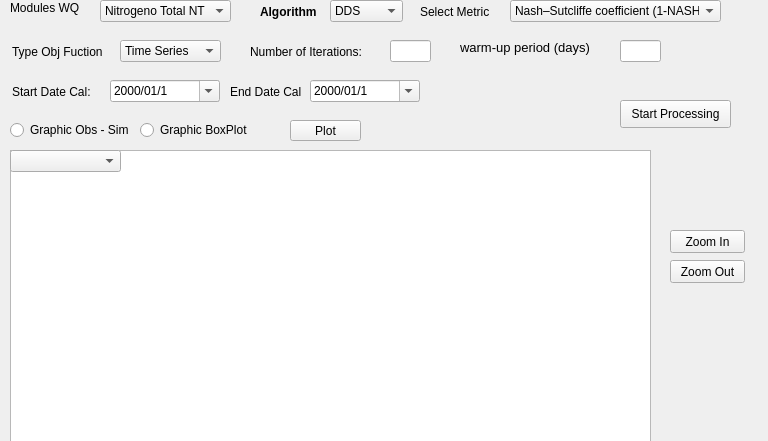
            <widget class="QWidget" name="Step5">
             <property name="geometry">
              <rect>
               <x>0</x>
               <y>0</y>
               <width>768</width>
               <height>441</height>
              </rect>
             </property>
             <attribute name="label">
              <string>Step 5 - Water Quality Calibration</string>
             </attribute>
             <widget class="QLabel" name="label_52">
              <property name="geometry">
               <rect>
                <x>260</x>
                <y>4</y>
                <width>61</width>
                <height>16</height>
               </rect>
              </property>
              <property name="text">
               <string>&lt;html&gt;&lt;head/&gt;&lt;body&gt;&lt;p&gt;&lt;span style=&quot; font-size:9pt; font-weight:600;&quot;&gt;Algorithm&lt;/span&gt;&lt;/p&gt;&lt;/body&gt;&lt;/html&gt;</string>
              </property>
             </widget>
             <widget class="QPushButton" name="Plot_G_WQ">
              <property name="geometry">
               <rect>
                <x>290</x>
                <y>120</y>
                <width>71</width>
                <height>21</height>
               </rect>
              </property>
              <property name="text">
               <string>Plot</string>
              </property>
             </widget>
             <widget class="QPushButton" name="zoom_out_button_WQ">
              <property name="geometry">
               <rect>
                <x>670</x>
                <y>260</y>
                <width>75</width>
                <height>23</height>
               </rect>
              </property>
              <property name="text">
               <string>Zoom Out</string>
              </property>
             </widget>
             <widget class="QDateEdit" name="end_date_WQ">
              <property name="geometry">
               <rect>
                <x>310</x>
                <y>80</y>
                <width>110</width>
                <height>22</height>
               </rect>
              </property>
              <property name="currentSection">
               <enum>QDateTimeEdit::YearSection</enum>
              </property>
              <property name="displayFormat">
               <string>yyyy/MM/d</string>
              </property>
              <property name="calendarPopup">
               <bool>true</bool>
              </property>
              <property name="timeSpec">
               <enum>Qt::LocalTime</enum>
              </property>
             </widget>
             <widget class="QDateEdit" name="start_date_WQ">
              <property name="geometry">
               <rect>
                <x>110</x>
                <y>80</y>
                <width>110</width>
                <height>22</height>
               </rect>
              </property>
              <property name="currentSection">
               <enum>QDateTimeEdit::YearSection</enum>
              </property>
              <property name="displayFormat">
               <string>yyyy/MM/d</string>
              </property>
              <property name="calendarPopup">
               <bool>true</bool>
              </property>
              <property name="timeSpec">
               <enum>Qt::LocalTime</enum>
              </property>
             </widget>
             <widget class="QLabel" name="label_126">
              <property name="geometry">
               <rect>
                <x>250</x>
                <y>44</y>
                <width>181</width>
                <height>16</height>
               </rect>
              </property>
              <property name="text">
               <string>&lt;html&gt;&lt;head/&gt;&lt;body&gt;&lt;p&gt;&lt;span style=&quot; font-size:9pt;&quot;&gt;Number of Iterations:&lt;/span&gt;&lt;/p&gt;&lt;/body&gt;&lt;/html&gt;</string>
              </property>
             </widget>
             <widget class="QPushButton" name="Next_Step_5">
              <property name="geometry">
               <rect>
                <x>630</x>
                <y>480</y>
                <width>101</width>
                <height>21</height>
               </rect>
              </property>
              <property name="text">
               <string>Next</string>
              </property>
             </widget>
             <widget class="QComboBox" name="Algorithm_WQ">
              <property name="geometry">
               <rect>
                <x>330</x>
                <y>0</y>
                <width>73</width>
                <height>22</height>
               </rect>
              </property>
              <item>
               <property name="text">
                <string>DDS</string>
               </property>
              </item>
              <item>
               <property name="text">
                <string>LHS</string>
               </property>
              </item>
              <item>
               <property name="text">
                <string>SCE</string>
               </property>
              </item>
             </widget>
             <widget class="QRadioButton" name="Plot_sim_obs_WQ">
              <property name="geometry">
               <rect>
                <x>10</x>
                <y>120</y>
                <width>141</width>
                <height>20</height>
               </rect>
              </property>
              <property name="text">
               <string>Graphic Obs - Sim</string>
              </property>
             </widget>
             <widget class="QGraphicsView" name="graphicsView_WQ">
              <property name="geometry">
               <rect>
                <x>10</x>
                <y>150</y>
                <width>641</width>
                <height>301</height>
               </rect>
              </property>
             </widget>
             <widget class="QPlainTextEdit" name="Peformance_WQ">
              <property name="geometry">
               <rect>
                <x>130</x>
                <y>462</y>
                <width>191</width>
                <height>31</height>
               </rect>
              </property>
             </widget>
             <widget class="QLabel" name="label_53">
              <property name="geometry">
               <rect>
                <x>12</x>
                <y>44</y>
                <width>121</width>
                <height>16</height>
               </rect>
              </property>
              <property name="text">
               <string>&lt;html&gt;&lt;head/&gt;&lt;body&gt;&lt;p&gt;&lt;span style=&quot; font-size:9pt;&quot;&gt;Type Obj Fuction&lt;/span&gt;&lt;/p&gt;&lt;/body&gt;&lt;/html&gt;</string>
              </property>
             </widget>
             <widget class="QComboBox" name="Metricas_WQ">
              <property name="geometry">
               <rect>
                <x>510</x>
                <y>0</y>
                <width>211</width>
                <height>22</height>
               </rect>
              </property>
              <item>
               <property name="text">
                <string>Nash–Sutcliffe coefficient (1-NASH)</string>
               </property>
              </item>
              <item>
               <property name="text">
                <string>Index of agreement</string>
               </property>
              </item>
              <item>
               <property name="text">
                <string>Normalized absolute error</string>
               </property>
              </item>
              <item>
               <property name="text">
                <string>Correlation Coefficient</string>
               </property>
              </item>
              <item>
               <property name="text">
                <string>Coefficient of Determination</string>
               </property>
              </item>
              <item>
               <property name="text">
                <string>Mean Squared Error</string>
               </property>
              </item>
              <item>
               <property name="text">
                <string>Root Mean Squared Error</string>
               </property>
              </item>
              <item>
               <property name="text">
                <string>Mean Absolute Error</string>
               </property>
              </item>
              <item>
               <property name="text">
                <string>Relative Root Mean Squared Error</string>
               </property>
              </item>
              <item>
               <property name="text">
                <string>Composite function (NASH - IA - EAN)</string>
               </property>
              </item>
             </widget>
             <widget class="QLabel" name="label_21">
              <property name="geometry">
               <rect>
                <x>12</x>
                <y>84</y>
                <width>141</width>
                <height>16</height>
               </rect>
              </property>
              <property name="text">
               <string>&lt;html&gt;&lt;head/&gt;&lt;body&gt;&lt;p&gt;Start Date Cal:&lt;/p&gt;&lt;/body&gt;&lt;/html&gt;</string>
              </property>
             </widget>
             <widget class="QPushButton" name="Run_process_Cal_WQ">
              <property name="geometry">
               <rect>
                <x>620</x>
                <y>100</y>
                <width>111</width>
                <height>28</height>
               </rect>
              </property>
              <property name="text">
               <string>Start Processing</string>
              </property>
             </widget>
             <widget class="QLabel" name="label_127">
              <property name="geometry">
               <rect>
                <x>10</x>
                <y>470</y>
                <width>181</width>
                <height>16</height>
               </rect>
              </property>
              <property name="text">
               <string>&lt;html&gt;&lt;head/&gt;&lt;body&gt;&lt;p&gt;&lt;span style=&quot; font-size:9pt;&quot;&gt;Peformace Metrics:&lt;/span&gt;&lt;/p&gt;&lt;/body&gt;&lt;/html&gt;</string>
              </property>
             </widget>
             <widget class="QLabel" name="label_54">
              <property name="geometry">
               <rect>
                <x>420</x>
                <y>4</y>
                <width>81</width>
                <height>16</height>
               </rect>
              </property>
              <property name="text">
               <string>&lt;html&gt;&lt;head/&gt;&lt;body&gt;&lt;p&gt;&lt;span style=&quot; font-size:9pt;&quot;&gt;Select Metric&lt;/span&gt;&lt;/p&gt;&lt;/body&gt;&lt;/html&gt;</string>
              </property>
             </widget>
             <widget class="QPushButton" name="zoom_in_button_WQ">
              <property name="geometry">
               <rect>
                <x>670</x>
                <y>230</y>
                <width>75</width>
                <height>23</height>
               </rect>
              </property>
              <property name="text">
               <string>Zoom In</string>
              </property>
             </widget>
             <widget class="QComboBox" name="Tipo_Funcion_WQ">
              <property name="geometry">
               <rect>
                <x>120</x>
                <y>40</y>
                <width>101</width>
                <height>22</height>
               </rect>
              </property>
              <item>
               <property name="text">
                <string>Time Series</string>
               </property>
              </item>
              <item>
               <property name="text">
                <string>t-Student</string>
               </property>
              </item>
             </widget>
             <widget class="QLineEdit" name="QNumIter_WQ">
              <property name="geometry">
               <rect>
                <x>390</x>
                <y>40</y>
                <width>41</width>
                <height>22</height>
               </rect>
              </property>
             </widget>
             <widget class="QLabel" name="label_22">
              <property name="geometry">
               <rect>
                <x>230</x>
                <y>84</y>
                <width>131</width>
                <height>16</height>
               </rect>
              </property>
              <property name="text">
               <string>&lt;html&gt;&lt;head/&gt;&lt;body&gt;&lt;p&gt;End Date Cal&lt;/p&gt;&lt;/body&gt;&lt;/html&gt;</string>
              </property>
             </widget>
             <widget class="QLabel" name="label_55">
              <property name="geometry">
               <rect>
                <x>10</x>
                <y>0</y>
                <width>81</width>
                <height>16</height>
               </rect>
              </property>
              <property name="text">
               <string>&lt;html&gt;&lt;head/&gt;&lt;body&gt;&lt;p&gt;&lt;span style=&quot; font-size:9pt;&quot;&gt;Modules WQ&lt;/span&gt;&lt;/p&gt;&lt;/body&gt;&lt;/html&gt;</string>
              </property>
             </widget>
             <widget class="QComboBox" name="comboBox_M_WQ">
              <property name="geometry">
               <rect>
                <x>100</x>
                <y>0</y>
                <width>131</width>
                <height>22</height>
               </rect>
              </property>
              <item>
               <property name="text">
                <string>Nitrogeno Total NT</string>
               </property>
              </item>
              <item>
               <property name="text">
                <string>Nitrogeno Organico NO</string>
               </property>
              </item>
              <item>
               <property name="text">
                <string>Nitrogeno Amoniaca NH4</string>
               </property>
              </item>
              <item>
               <property name="text">
                <string>Nitratos NO3</string>
               </property>
              </item>
              <item>
               <property name="text">
                <string>Fosforo Total</string>
               </property>
              </item>
              <item>
               <property name="text">
                <string>Fosforo Organico</string>
               </property>
              </item>
              <item>
               <property name="text">
                <string>Fosforo Inorganico</string>
               </property>
              </item>
              <item>
               <property name="text">
                <string>DBO</string>
               </property>
              </item>
              <item>
               <property name="text">
                <string>Oxigeno Disuelto</string>
               </property>
              </item>
              <item>
               <property name="text">
                <string>Coliformes Totales</string>
               </property>
              </item>
              <item>
               <property name="text">
                <string>E. Coli</string>
               </property>
              </item>
              <item>
               <property name="text">
                <string>Temperatura</string>
               </property>
              </item>
              <item>
               <property name="text">
                <string>Conductividad Co</string>
               </property>
              </item>
              <item>
               <property name="text">
                <string>pH</string>
               </property>
              </item>
             </widget>
             <widget class="QComboBox" name="comboBox_WQ">
              <property name="geometry">
               <rect>
                <x>10</x>
                <y>150</y>
                <width>111</width>
                <height>22</height>
               </rect>
              </property>
             </widget>
             <widget class="QRadioButton" name="Plot_BoxPlot_WQ">
              <property name="geometry">
               <rect>
                <x>140</x>
                <y>120</y>
                <width>141</width>
                <height>20</height>
               </rect>
              </property>
              <property name="text">
               <string>Graphic BoxPlot</string>
              </property>
             </widget>
             <widget class="QLabel" name="label_131">
              <property name="geometry">
               <rect>
                <x>460</x>
                <y>40</y>
                <width>181</width>
                <height>16</height>
               </rect>
              </property>
              <property name="text">
               <string>&lt;html&gt;&lt;head/&gt;&lt;body&gt;&lt;p&gt;&lt;span style=&quot; font-size:10pt;&quot;&gt;warm-up period (days)&lt;/span&gt;&lt;/p&gt;&lt;/body&gt;&lt;/html&gt;</string>
              </property>
             </widget>
             <widget class="QLineEdit" name="Training_Period_3">
              <property name="geometry">
               <rect>
                <x>620</x>
                <y>40</y>
                <width>41</width>
                <height>22</height>
               </rect>
              </property>
             </widget>
            </widget>
